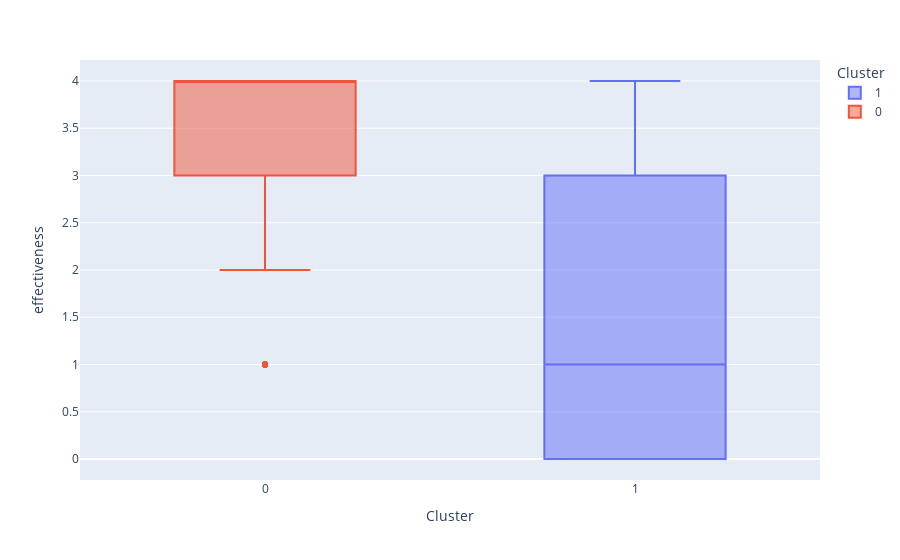

The notebook cell this image was saved under:
### Code cell
fig = px.box(data_1, x='Cluster', y='effectiveness', color ='Cluster')
fig.show()

### Figure 1 — Plotly figure (JSON) as saved in the notebook; plotly's stock layout.template omitted (floating-point values rounded to 4 significant figures; data arrays with more than 128 entries replaced by an {"elided": "..."} marker saying what was removed)
{"data": [{"alignmentgroup": "True", "hovertemplate": "Cluster=%{x}<br>effectiveness=%{y}<extra></extra>", "legendgroup": "1", "marker": {"color": "#636efa"}, "name": "1", "notched": false, "offsetgroup": "1", "orientation": "v", "showlegend": true, "type": "box", "x": {"elided": "823 int values"}, "x0": " ", "xaxis": "x", "y": {"elided": "823 int values"}, "y0": " ", "yaxis": "y"}, {"alignmentgroup": "True", "hovertemplate": "Cluster=%{x}<br>effectiveness=%{y}<extra></extra>", "legendgroup": "0", "marker": {"color": "#EF553B"}, "name": "0", "notched": false, "offsetgroup": "0", "orientation": "v", "showlegend": true, "type": "box", "x": {"elided": "2284 int values"}, "x0": " ", "xaxis": "x", "y": {"elided": "2284 int values"}, "y0": " ", "yaxis": "y"}], "layout": {"boxmode": "overlay", "legend": {"title": {"text": "Cluster"}, "tracegroupgap": 0}, "margin": {"t": 60}, "xaxis": {"anchor": "y", "categoryarray": [1, 0], "categoryorder": "array", "domain": [0, 1], "title": {"text": "Cluster"}}, "yaxis": {"anchor": "x", "domain": [0, 1], "title": {"text": "effectiveness"}}}}
